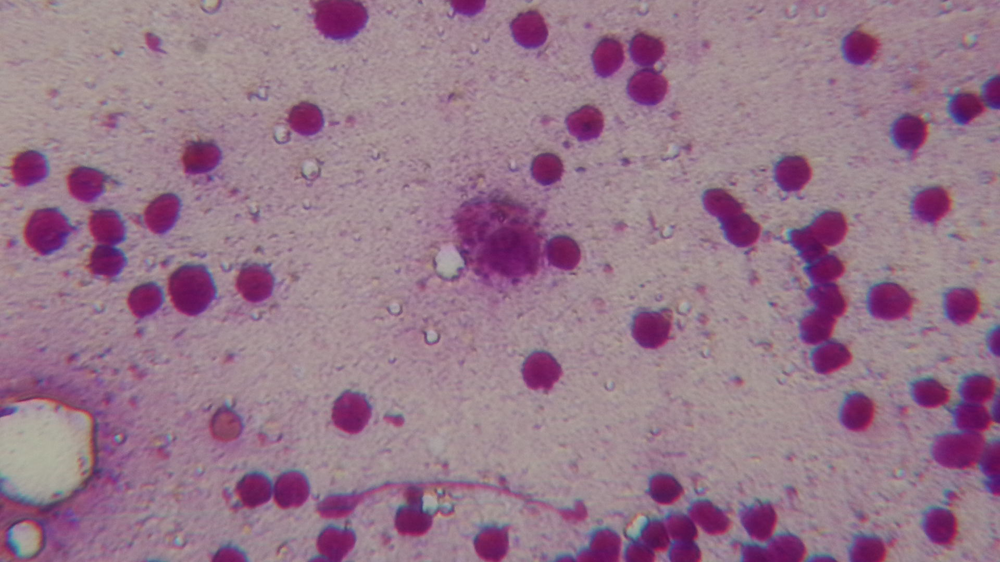
#> input picture atividades/unidade_3/leish_1_0.png, 1000 x 562 px, shrunk from 1920 x 1080 before the run, found by its file name
$ jupyter execute agrupamento_kmeans.ipynb
#> lines starting #> are read from the running program, lines starting #| are printed output that depends on the picture; after the words box and inside, x2 and y2 are one past the last pixel; in counts of white or black regions, pixels touching at a corner belong together
[cell 1]
import os
import numpy as np
import matplotlib.pyplot as plt
from skimage.io import imread
from skimage.color import rgb2lab
from sklearn.cluster import KMeans
print(os.getcwd())
print(os.path.exists('leish_1_0.png'))

[cell 2]
original = imread(r'd:\unidade_3-20260523T123604Z-3-001\unidade_3\leish_1_0.png')
#> original is the input picture: shape (562, 1000, 3); mean R, G, B 151.6, 120.2, 139.1
lab = rgb2lab(original)
#> lab: shape (562, 1000, 3) float64; mean of channels 0, 1, 2 54.2, 15.5, -5.2
#gray = original[:,:,0]
gray = lab[:,:,2]
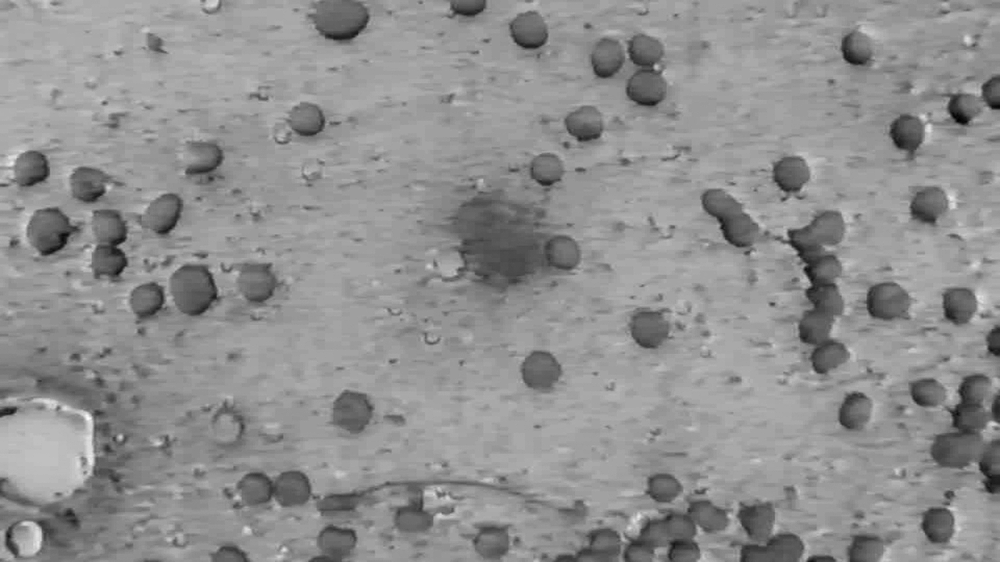
#> gray: shape (562, 1000) float64; min -45.73, max 25.71, mean -5.2; drawn with min black and max white

[cell 3]
plt.imshow(gray,cmap='gray')
plt.show()

[cell 4]
original.shape
#> Out = (562, 1000, 3)

[cell 5]
k = 20
km = KMeans(n_clusters=k,n_init=2)
X = np.reshape(gray,(-1,1))

[cell 6]
X

[cell 7]
km.fit_predict(X)

[cell 8]
X.shape
#> Out = (562000, 1)

[cell 9]
result = km.fit(np.reshape(gray,(-1,1)))
#result = km.fit(np.reshape(gray.ravel(),(-1,1)))

[cell 10]
final = np.reshape(result.labels_,gray.shape)
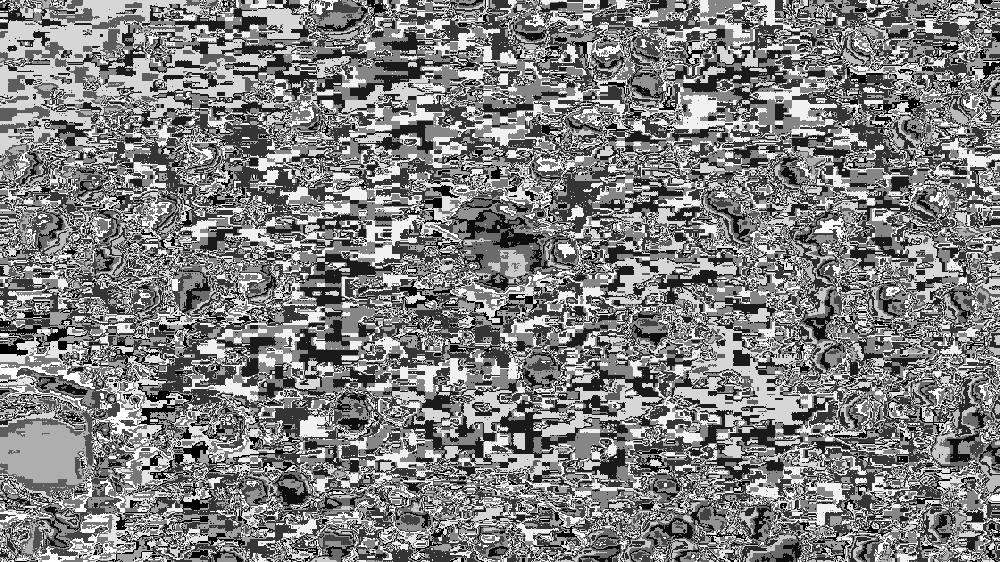
#> final: shape (562, 1000) int32; min 0, max 19, mean 9.57; drawn with min black and max white

[cell 11]
for i in range(k):
    im1 = final == i
    plt.imshow(im1,cmap='gray')
    #plt.imshow(final)
    plt.show()
#> this loop made 20 passes
#> pass 1, `im1 = final == i`:
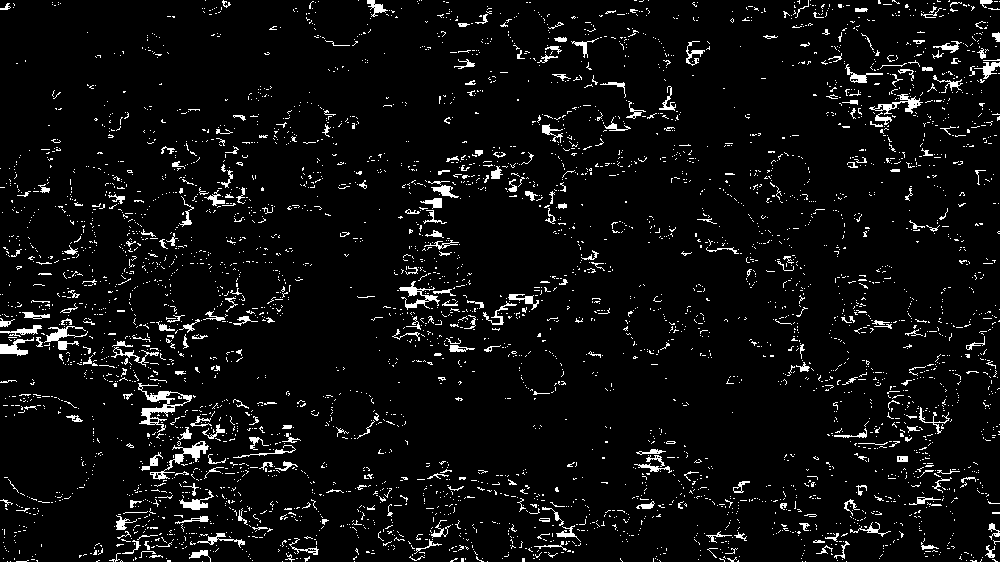
#> im1: shape (562, 1000) bool; 5.3% white in thin lines or dots
#> pass 2, `im1 = final == i`:
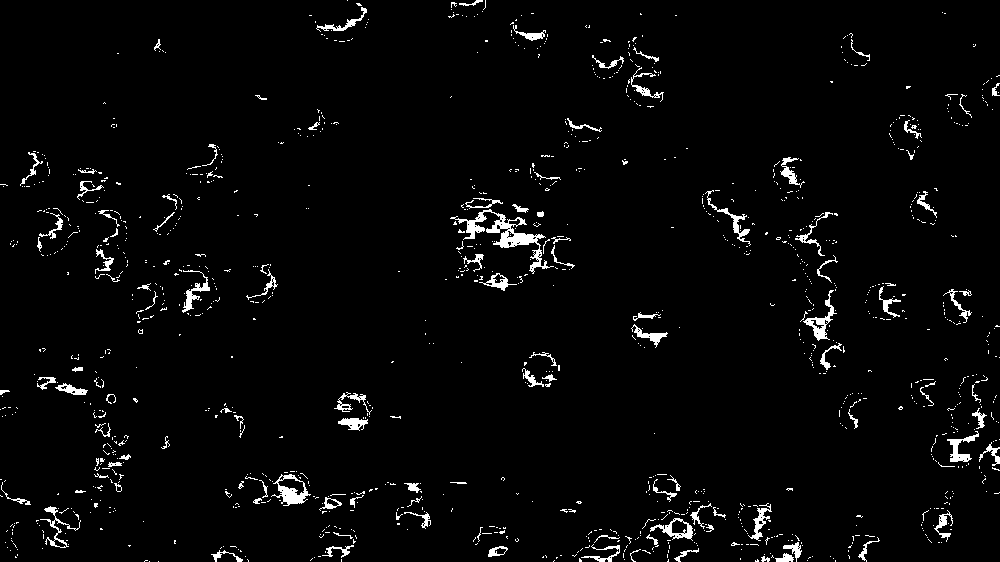
#> im1: shape (562, 1000) bool; 2.9% white; 1234 white regions (1118 under 20 px), largest, box (x1, y1, x2, y2) and area: (450, 209, 554, 274) 1302, (271, 474, 311, 506) 490, (803, 290, 837, 341) 418
#> pass 3, `im1 = final == i`:
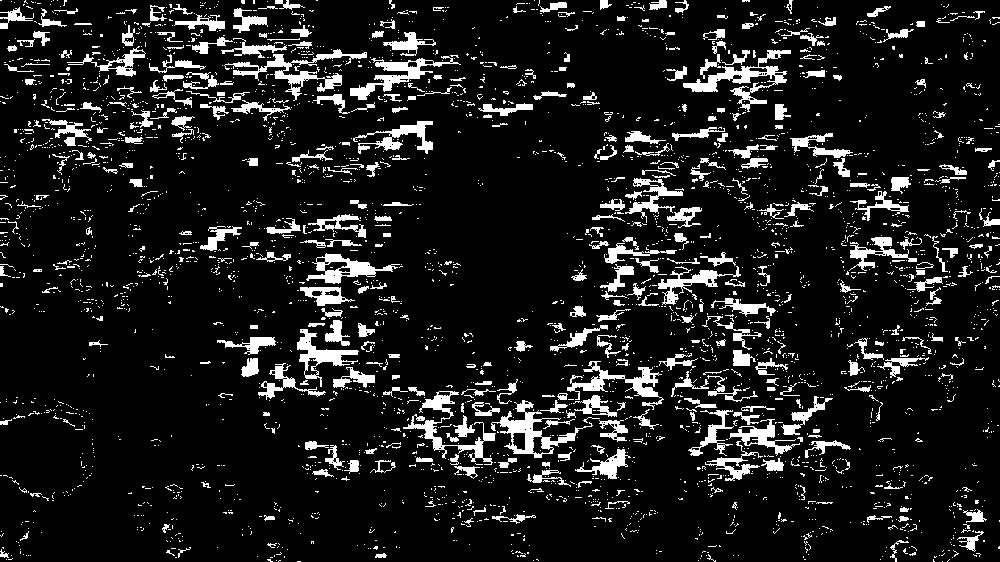
#> im1: shape (562, 1000) bool; 10.9% white; 3530 white regions (3123 under 20 px), largest, box (x1, y1, x2, y2) and area: (683, 50, 791, 112) 1578, (224, 49, 367, 101) 1505, (491, 400, 593, 458) 1450

[cell 12]
np.sort(np.reshape(result.cluster_centers_,(-1)))
#> Out = 20 values from -35.18 to 12.93

[cell 13]
result.cluster_centers_
#> Out = 20 values, max 12.93 at index 6, min -35.18 at index 14, mean -9.36
